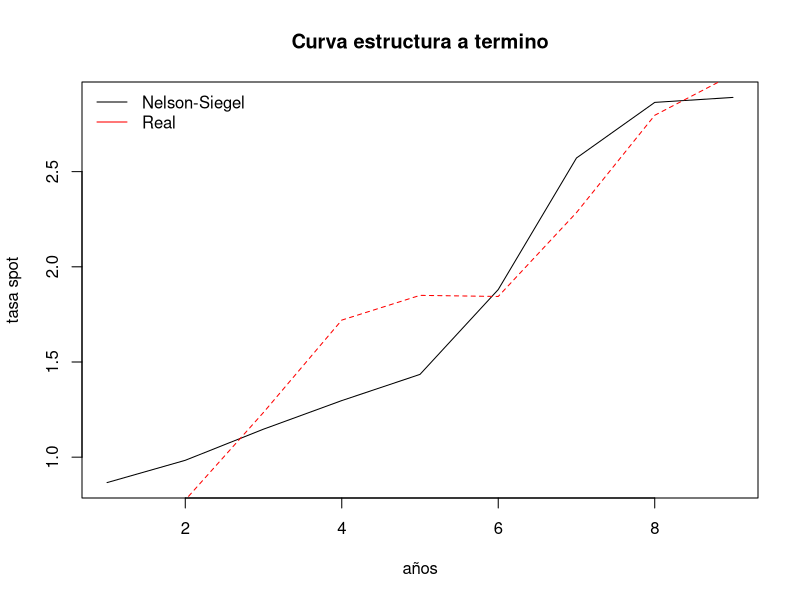

This figure's R source:

###### Nelson siegel
######### Autores ############
##### Juan Castillo   ########
##### Carlos Gonzales ########


library(lmtest)
library(Metrics)

tasa = c(0.42,0.775,1.235,1.72,1.85,1.8442,2.2849,2.796,3.01) ## Tasas en 100%

tau= 3
x1=c()
x2=c()
for (i in 1:9) {
  meses= c(1,3,6,9,12,24,12*5,120,240)
  años=meses/12
  x1[i] = (1-exp(-años[i]/tau))/(años[i]/tau)
  x2[i] = ((1-exp(-años[i]/tau))/(años[i]/tau))-exp(-años[i]/tau)
}


m1=lm(tasa ~ x1+x2)
summary(m1)

ns=c()
for (i in 1:9) {
  ns[i]=m1$coefficients[1] + m1$coefficients[2]*x1[i] + m1$coefficients[3]*x2[i]
}

plot(ns, type = "l", main = "Curva estructura a termino", ylab = "tasa spot", xlab = "años" )
lines(tasa,type="l",col="red",lty=2)
legend("topleft", legend = c("Nelson-Siegel","Real"),
       col=c("black", "red"),
       lty = c("solid", "solid"), bty = "n")

###### Pruebas sobre los residuales 

t.test(m1$residuals)
shapiro.test(m1$residuals)
bptest(m1) 

rmse(tasa, ns)

#### Gracias por la lectura

  
